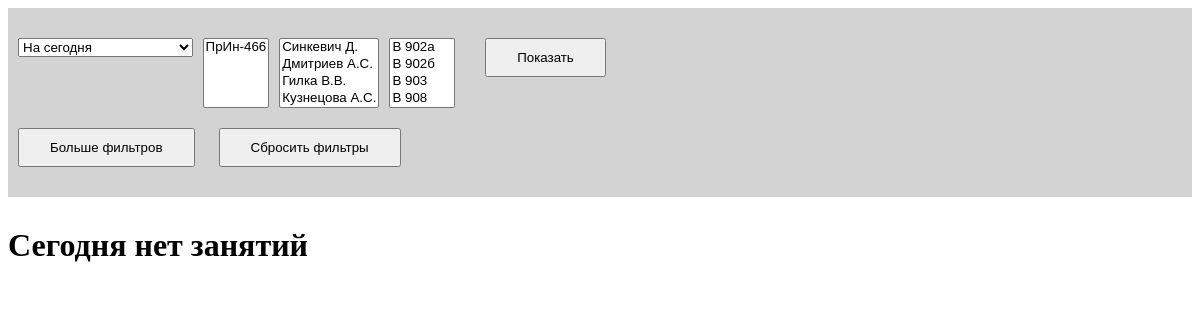
Before: /visualization/ with the older database file.
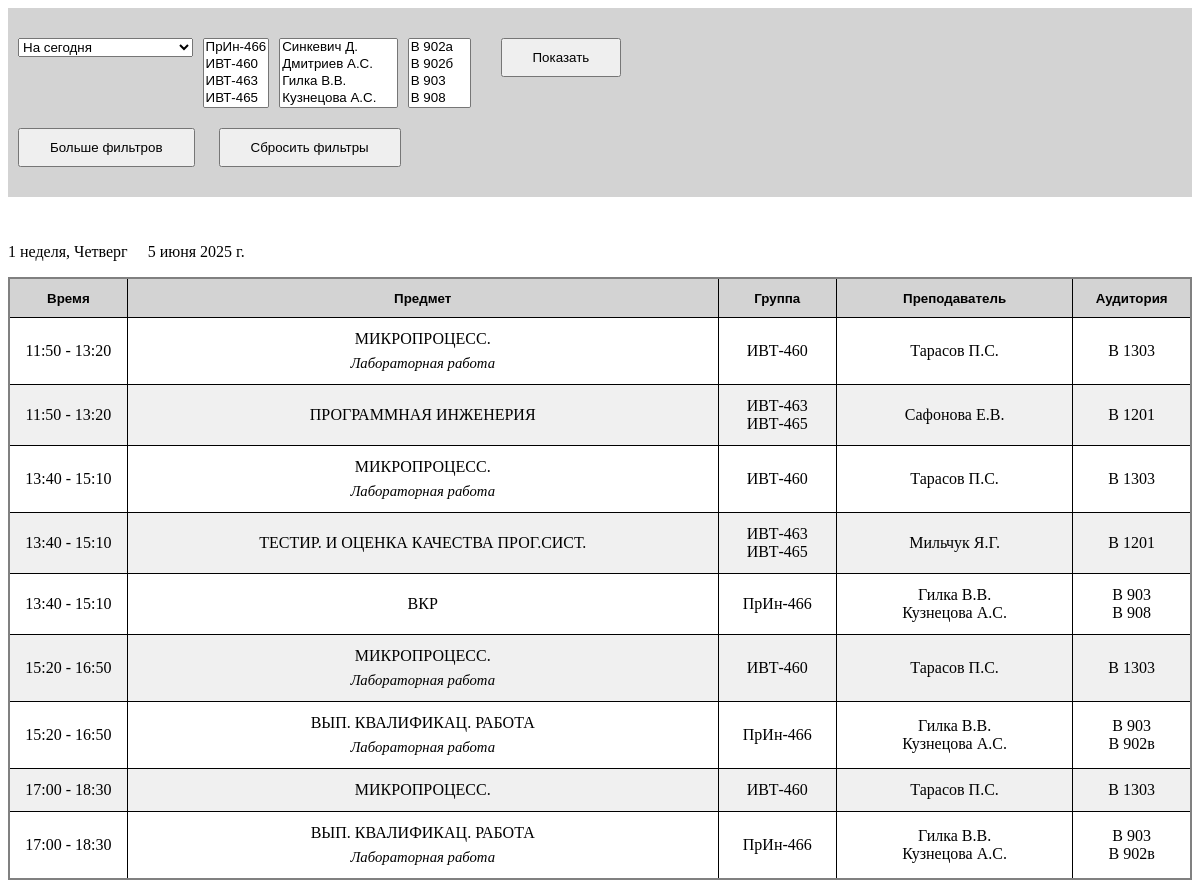
After: the same page with the newer database file.
### api/models.py (models this page shows, shortened)
class CommonModel(models.Model):
    class Meta:
        abstract = True
    idnumber = models.CharField(
        unique=True,
        blank=True,
        null=True,
        max_length=260,
        verbose_name="Уникальный строковый идентификатор",
    )
    datecreated = models.DateTimeField(auto_now_add=True, verbose_name="Дата создания записи")
    datemodified = models.DateTimeField(auto_now_add=True, verbose_name="Дата изменения записи")
    dateaccessed = models.DateTimeField(
        null=True, blank=True, verbose_name="Дата доступа к записи"
    )
    author = models.ForeignKey(
        User, blank=True, null=True, on_delete=models.SET_NULL, verbose_name="Автор записи"
    )
    note = models.TextField(
        null=True, blank=True, verbose_name="Комментарий для этой записи", max_length=1024
    )
    def __str__(self):
        return self.__repr__()

class Event(CommonModel):
    class Meta:
        verbose_name = "Событие"
        verbose_name_plural = "События"
    date = models.DateField(null=True, blank=False, verbose_name="Дата")
    date_override = models.ForeignKey(DayDateOverride, null=True, blank=True, editable=False, on_delete=models.SET_NULL, verbose_name="Перенос дня")
    kind_override = models.ForeignKey(EventKind, null=True, blank=True, default=None, on_delete=models.PROTECT, verbose_name="Тип")
    subject_override = models.ForeignKey(Subject, null=True, on_delete=models.PROTECT, verbose_name="Предмет")
    participants_override = models.ManyToManyField(EventParticipant, verbose_name="Участники")
    places_override = models.ManyToManyField(EventPlace, verbose_name="Места")
    time_slot_override = models.ForeignKey(TimeSlot, null=True, on_delete=models.PROTECT, verbose_name="Временной интервал")
    abstract_event = models.ForeignKey(AbstractEvent, null=True, editable=False, on_delete=models.CASCADE, verbose_name="Запланированное событие")
    is_event_canceled = models.BooleanField(verbose_name="Событие отменено", default=False)
    event_cancel = models.ForeignKey(EventCancel, null=True, blank=True, on_delete=models.SET_NULL, verbose_name="Отмена события")
    is_event_overriden = models.BooleanField(verbose_name="Событие изменено вручную", default=False)
    def get_groups(self):
        return self.participants_override.filter(is_group=True)
    def get_teachers(self):
        return self.participants_override.filter(role__in=[EventParticipant.Role.TEACHER, EventParticipant.Role.ASSISTANT])

class AbstractEvent(CommonModel):
    class Meta:
        verbose_name = "Запланированное событие"
        verbose_name_plural = "Запланированные события"
    kind = models.ForeignKey(EventKind, null=True, blank=True, default=None, on_delete=models.PROTECT, verbose_name="Тип")
    subject = models.ForeignKey(Subject, on_delete=models.PROTECT, verbose_name="Предмет")
    participants = models.ManyToManyField(EventParticipant, verbose_name="Участники")
    places = models.ManyToManyField(EventPlace, verbose_name="Места")
    abstract_day = models.ForeignKey(AbstractDay, on_delete=models.PROTECT, verbose_name="Абстрактный день")
    time_slot = models.ForeignKey(TimeSlot, on_delete=models.PROTECT, verbose_name="Временной интервал")
    holds_on_date = models.DateField(null=True, blank=True, verbose_name="Проводится только в заданный день")
    schedule = models.ForeignKey(Schedule, null=True, on_delete=models.CASCADE, related_name="events", verbose_name="Расписание")
    changes = models.ForeignKey(AbstractEventChanges, null=True, blank=True, on_delete=models.SET_NULL, editable=False, verbose_name="Изменения")

class AbstractDay(CommonModel):
    class Meta:
        verbose_name = "Абстрактный день"
        verbose_name_plural = "Абстрактные дни"
    day_number = models.IntegerField(verbose_name="Смещение от начала повторяющгося фрагмента (пн. первой недели)")
    name = models.CharField(verbose_name="Имя дня в рамках шаблона", max_length=64)

class TimeSlot(CommonModel):
    class Meta:
        verbose_name = "Время проведения события"
        verbose_name_plural = "Времена проведения события"
    alt_name = models.TextField(null=True, verbose_name="Академ. часы пары")
    start_time = models.TimeField(verbose_name="Время начала")
    end_time = models.TimeField(null=True, verbose_name="Время окончания")
    def __repr__(self):
        res = self.start_time.strftime("%H:%M")
        if self.end_time:
            res += "-{}".format(self.end_time.strftime("%H:%M"))
        return f"{self.alt_name}ч. / {res}"

class Subject(CommonModel):
    class Meta:
        verbose_name = "Предмет"
        verbose_name_plural = "Предметы"
    name = models.CharField(max_length=256, verbose_name="Название")
    def __repr__(self):
        return str(self.name)

class EventKind(CommonModel):
    class Meta:
        verbose_name = "Тип события"
        verbose_name_plural = "Типы событий"
    name = models.CharField(verbose_name="Название типа", max_length=64)
    def __repr__(self):
        return str(self.name)

class EventParticipant(CommonModel):
    class Meta:
        verbose_name = "Участник события"
        verbose_name_plural = "Участники события"
    class Role(models.TextChoices):
        STUDENT = "student", "Студент"
        TEACHER = "teacher", "Преподаватель"
        ASSISTANT = "assistant", "Ассистент"
    name = models.CharField(max_length=255, verbose_name="Имя")
    role = models.CharField(choices=Role, max_length=48, null=False, verbose_name="Роль")
    is_group = models.BooleanField(verbose_name="Является группой", default=False)
    department = models.ForeignKey(Department, null=True, on_delete=models.SET_NULL, verbose_name="Подразделение")

class EventPlace(CommonModel):
    class Meta:
        verbose_name = "Место проведения события"
        verbose_name_plural = "Места проведения события"
    building = models.CharField(max_length=128, verbose_name="Корпус")
    room = models.CharField(max_length=64, verbose_name="Аудитория")
    def __repr__(self):
        return f"{self.building} {self.room}"

### visualization/views.py (the view, shortened to what this page needs)
# urls.py: path("visualization/", views.index, name = "index"),
def index(request):
    selected = {
        "date" : "today",
        "left_date" : "",
        "right_date" : "",
        "group" : "",
        "teacher" : "",
        "place" : "",
        "subject" : "",
        "kind" : "",
        "time_slot" : ""
    }
    groups = ReadAPI.get_all_groups().values_list("name", flat=True)
    teachers = ReadAPI.get_all_teachers().values_list("name", flat=True)
    places = [str(p) for p in ReadAPI.get_all_places()]
    subjects = ReadAPI.get_all_subjects().values_list("name", flat=True)
    kinds = ReadAPI.get_all_kinds().values_list("name", flat=True)
    time_slots = [str(ts) for ts in ReadAPI.get_all_time_slots()]
    data = get_table_data(selected)
    data = {"selected" : selected,
            "groups" : groups,
            "teachers" : teachers,
            "places" : places,
            "subjects" : subjects,
            "kinds" : kinds,
            "time_slots" : time_slots,
            "data" : data,
            "addition_filters_visible" : request.POST.get("addition_filters_visible") if "addition_filters_visible" in request.POST else "0",
            "calendar_visibile" : "1" if "calendar_visibility" in request.POST else "0"
    }
    return render(request, "index.html", context = data)

### api/utilities.py (called while the page is built)
    def add_filter(self, filter : filters.UtilityFilterBase):
        self.filter_query.update(filter)

    def find_models(self, model : CommonModel):
        self.found_models = model.objects.filter(**self.filter_query)

    def get_found_models(self):
        return self.found_models

    @staticmethod
    def get_all_teachers():
        return EventParticipant.objects.filter(role__in=[EventParticipant.Role.TEACHER, EventParticipant.Role.ASSISTANT])

    @staticmethod
    def get_all_groups():
        return EventParticipant.objects.filter(is_group=True)

    @staticmethod
    def get_all_places():
        return EventPlace.objects.all()

    @staticmethod
    def get_all_subjects():
        return Subject.objects.all()

    @staticmethod
    def get_all_kinds():
        return EventKind.objects.all()

    @staticmethod
    def get_all_time_slots():
        return TimeSlot.objects.all()

### api/utility_filters.py (called while the page is built)
    @staticmethod
    def from_singe_date(date_ : str|date):
        return {"date" : date_}

    @staticmethod
    def today():
        return DateFilter.from_singe_date(date.today())

### visualization/views.py (called while the page is built)
@register.filter
def list_item(list_, i):
    try:
        return list_[i - 1]
    except:
        return None

### templates/index.html (shortened to what this page needs)
<!DOCTYPE html>
<html>
    <head>
        {% load static %}
        <link href="https://cdn.jsdelivr.net/npm/select2@4.1.0-rc.0/dist/css/select2.min.css" rel="stylesheet">
        <link href="{% static 'styles/style.css' %}" rel="stylesheet">
    </head>
    <body>
        {% include "header.html" %}
        {% if data|length == 0 %}
            {% include "emptyTable.html" %}
        {% else %}
            {% include "table.html" %}
        {% endif %}
    </body>
</html>

### templates/table.html (shortened to what this page needs)
{% for entry, row_spans, calendar in data %}
    <div class="schedule-date-info">
        <p>{{ entry.0.abstract_event.abstract_day.name }}</p>
        <p>{{ entry.0.date }}</p>
    </div>
    <div style="display: flex;">
        <table class="entries-table">
            <thead>
                <tr>
                    <th id="c1h{{ forloop.counter }}">
                        <button onclick="change_visibility('c1', '{{ forloop.counter }}')">Время</button>
                    </th>
                    <th id="c2h{{ forloop.counter }}">
                        <button onclick="change_visibility('c2', '{{ forloop.counter }}')">Предмет</button>
                    </th>
                    <th id="c3h{{ forloop.counter }}">
                        <button onclick="change_visibility('c3', '{{ forloop.counter }}')">Группа</button>
                    </th>
                    <th id="c4h{{ forloop.counter }}">
                        <button onclick="change_visibility('c4', '{{ forloop.counter }}')">Преподаватель</button>
                    </th>
                    <th id="c5h{{ forloop.counter }}">
                        <button onclick="change_visibility('c5', '{{ forloop.counter }}')">Аудитория</button>
                    </th>
                </tr>
            </thead>
            <tbody>
                {% for event in entry %}
                    <tr name="r{{ forloop.parentloop.counter }}">
                        <td name="c1d{{ forloop.parentloop.counter }}" {% if event.is_event_canceled %} class="canceled-cell" {% endif %}>
                            {{ event.time_slot_override.start_time }} - {{ event.time_slot_override.end_time }}
                        </td>
                        {% if row_spans|list_item:forloop.counter != 0 %}
                            <td
                            name="c2d{{ forloop.parentloop.counter }}" rowspan="{{ row_spans|list_item:forloop.counter }}">
                                {{ event.subject_override }}
                                {% if event.kind_override %}
                                    <br><i>{{ event.kind_override }}</i>
                                {% endif %}
                            </td>
                            <td
                            name="c3d{{ forloop.parentloop.counter }}" rowspan="{{ row_spans|list_item:forloop.counter }}">
                                {% for group in event.get_groups.all %}
                                    {{ group.name }}<br>
                                {% endfor %}
                            </td>
                            <td
                            name="c4d{{ forloop.parentloop.counter }}" rowspan="{{ row_spans|list_item:forloop.counter }}">
                                {% for teacher in event.get_teachers.all %}
                                    {{ teacher.name }}<br>
                                {% endfor %}
                            </td>
                            <td
                            name="c5d{{ forloop.parentloop.counter }}" rowspan="{{ row_spans|list_item:forloop.counter }}">
                                {% for place in event.places_override.all %}
                                    {{ place }}<br>
                                {% endfor %}
                            </td>
                        {% endif %}
                    </tr>
                {% endfor %}
            </tbody>
        </table>
    </div>
{% endfor %}

Changed rows visible on the page:
added Event: abstract_event.name "1 неделя, Четверг", date "5 июня 2025 г.", time_slot_override.start_time "11:50", time_slot_override.end_time "13:20", subject_override "МИКРОПРОЦЕСС.", kind_override "Лабораторная работа"
added EventParticipant: name "ИВТ-460"
added EventParticipant: name "Тарасов П.С."
added EventPlace: building+room "В 1303"
added Event: time_slot_override.start_time "11:50", time_slot_override.end_time "13:20", subject_override "ПРОГРАММНАЯ ИНЖЕНЕРИЯ", shown under "1 неделя, Четверг"
added EventParticipant: name "ИВТ-463"
added EventParticipant: name "ИВТ-465"
added EventParticipant: name "Сафонова Е.В.", shown under "11:50"
now on this page (row unchanged): EventPlace: building+room "В 1201"
added Event: time_slot_override.start_time "13:40", time_slot_override.end_time "15:10", subject_override "МИКРОПРОЦЕСС.", kind_override "Лабораторная работа", shown under "1 неделя, Четверг"
added Event: time_slot_override.start_time "13:40", time_slot_override.end_time "15:10", subject_override "ТЕСТИР. И ОЦЕНКА КАЧЕСТВА ПРОГ.СИСТ.", shown under "1 неделя, Четверг"
added EventParticipant: name "Мильчук Я.Г.", shown under "13:40"
added Event: time_slot_override.start_time "13:40", time_slot_override.end_time "15:10", subject_override "ВКР", shown under "1 неделя, Четверг"
now on this page (row unchanged): EventParticipant: name "ПрИн-466"
now on this page (row unchanged): EventParticipant: name "Гилка В.В."
now on this page (row unchanged): EventParticipant: name "Кузнецова А.С."
now on this page (row unchanged): EventPlace: building+room "В 903"
now on this page (row unchanged): EventPlace: building+room "В 908", shown under "13:40"
added Event: time_slot_override.start_time "15:20", time_slot_override.end_time "16:50", subject_override "МИКРОПРОЦЕСС.", kind_override "Лабораторная работа", shown under "1 неделя, Четверг"
added Event: time_slot_override.start_time "15:20", time_slot_override.end_time "16:50", subject_override "ВЫП. КВАЛИФИКАЦ. РАБОТА", kind_override "Лабораторная работа", shown under "1 неделя, Четверг"
now on this page (row unchanged): EventPlace: building+room "В 902в"
added Event: time_slot_override.start_time "17:00", time_slot_override.end_time "18:30", subject_override "МИКРОПРОЦЕСС.", shown under "1 неделя, Четверг"
added Event: time_slot_override.start_time "17:00", time_slot_override.end_time "18:30", subject_override "ВЫП. КВАЛИФИКАЦ. РАБОТА", kind_override "Лабораторная работа", shown under "1 неделя, Четверг"
Other visible differences:
form field value: "ПрИн-466" → "ПрИн-466 / ИВТ-460 / ИВТ-463 / ИВТ-465"
text no longer shown: "Сегодня нет занятий"
